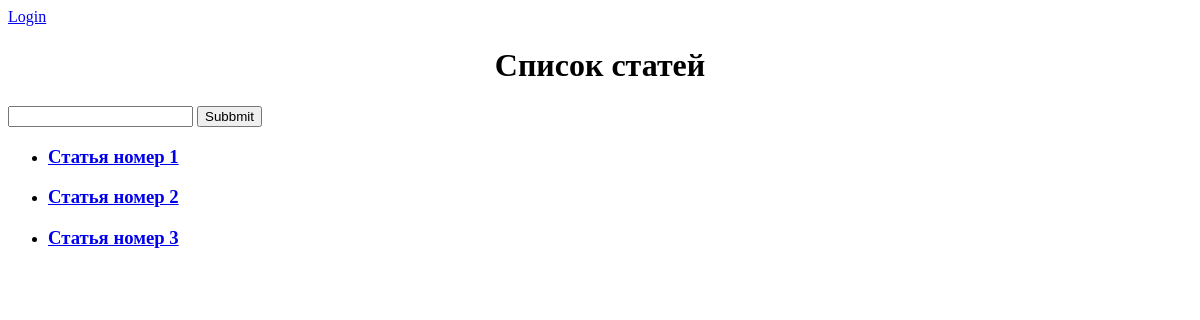
The app's page /article/, older data.
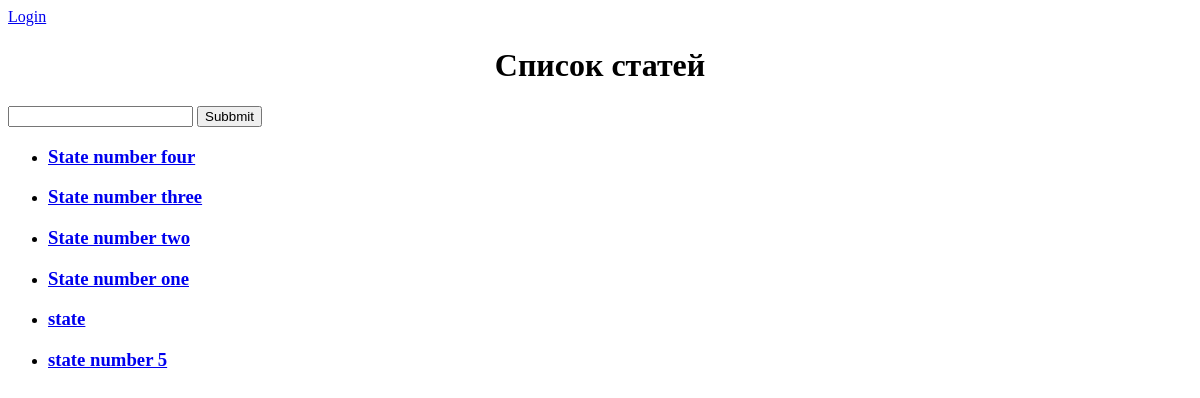
The same page, newer data.
### article/models.py (models this page shows, shortened)
class Article(models.Model):
    header = models.CharField(max_length=100, verbose_name='заголовок')
    text = models.TextField(max_length=5000, verbose_name='контент')
    slug = models.SlugField(verbose_name='ЧПУ', blank=True, null=True, unique=True)

### article/views.py (the view)
# urls.py: path('', views.index, name='index'),
def index(request):
    a = Article.objects.all()
    context = {'articles': a}
    return render(request, 'article/index.html', context)

### article/templates/article/index.html (shortened to what this page needs)
{% extends 'article/base.html' %}
{% block body %}
    <h1 align="center">Список статей</h1>
<form action="{% url 'article:index_filter' %}" method="GET">
    <input type="text" id="name" name="name">
    <button type="submit">Subbmit</button>
</form>
    <ul>
    {% for article in articles %}
<li><h3><a href="{% url 'article:detail' article.id %}">{{ article.header }}</a></h3></li>
    {% endfor %}
    </ul>
{% endblock %}

### article/templates/article/base.html (shortened to what this page needs)
<!DOCTYPE html>
<html lang="en">
<head>
</head>
<body>
{% if user.is_authenticated %}
<span>Hello, {{ user.username }}. </span><a href="{% url 'users:logout' %}">Logout<span></span></a>
{% else %}
<a href="{% url 'users:login' %}">Login</a>
{% endif %}
{% block body %}{% endblock %}
</body>
</html>

Row changes from the older to the newer data that the page shows:
changed Article: header "Статья номер 1" → "State number four"
changed Article: header "Статья номер 2" → "State number three"
changed Article: header "Статья номер 3" → "State number two"
added Article: header "State number one"
added Article: header "state"
added Article: header "state number 5"
